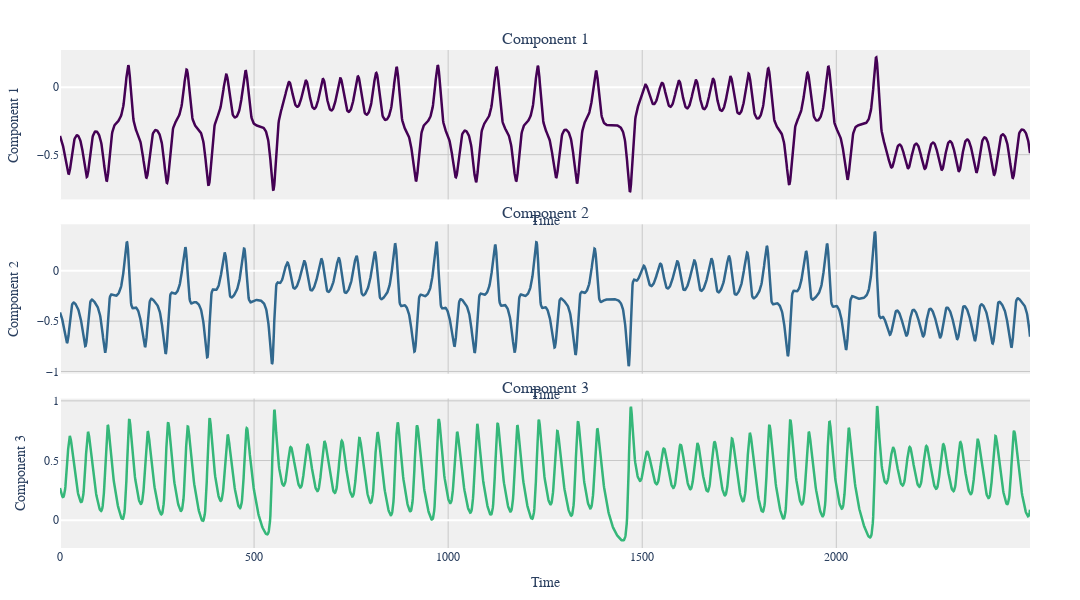
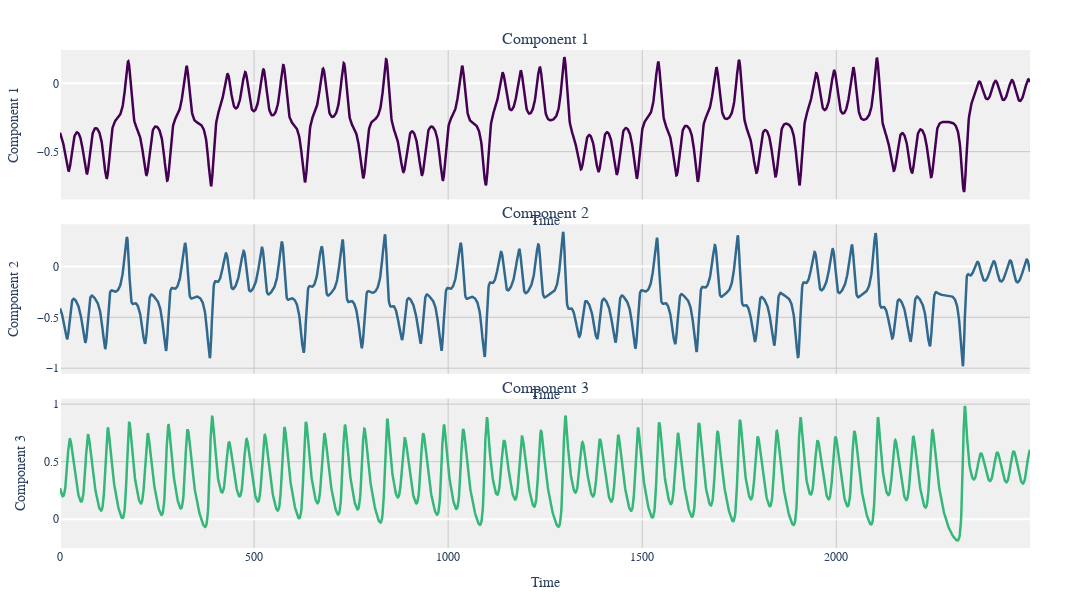

The notebook cell these images were saved under, in order:
### Code cell
viz.plot_components(data_10[47]["predictions"])
viz.plot_components(data_10[47]["true_value"])

### Figure 1 — Plotly figure (JSON) as saved in the notebook; plotly's stock layout.template omitted (floating-point values rounded to 4 significant figures; data arrays with more than 128 entries replaced by an {"elided": "..."} marker saying what was removed)
{"data": [{"hoverinfo": "x+y", "line": {"color": "#440154", "width": 2.5}, "mode": "lines", "name": "Component 1", "showlegend": false, "type": "scatter", "x": {"elided": "2500 int values"}, "xaxis": "x", "y": {"elided": "2500 float values"}, "yaxis": "y"}, {"hoverinfo": "x+y", "line": {"color": "#31688e", "width": 2.5}, "mode": "lines", "name": "Component 2", "showlegend": false, "type": "scatter", "x": {"elided": "2500 int values"}, "xaxis": "x2", "y": {"elided": "2500 float values"}, "yaxis": "y2"}, {"hoverinfo": "x+y", "line": {"color": "#35b779", "width": 2.5}, "mode": "lines", "name": "Component 3", "showlegend": false, "type": "scatter", "x": {"elided": "2500 int values"}, "xaxis": "x3", "y": {"elided": "2500 float values"}, "yaxis": "y3"}], "layout": {"annotations": [{"font": {"size": 16}, "showarrow": false, "text": "Component 1", "x": 0.5, "xanchor": "center", "xref": "paper", "y": 1, "yanchor": "bottom", "yref": "paper"}, {"font": {"size": 16}, "showarrow": false, "text": "Component 2", "x": 0.5, "xanchor": "center", "xref": "paper", "y": 0.65, "yanchor": "bottom", "yref": "paper"}, {"font": {"size": 16}, "showarrow": false, "text": "Component 3", "x": 0.5, "xanchor": "center", "xref": "paper", "y": 0.3, "yanchor": "bottom", "yref": "paper"}], "font": {"family": "Arial", "size": 12}, "height": 600, "hovermode": "x unified", "margin": {"b": 50, "l": 50, "r": 50, "t": 50}, "paper_bgcolor": "white", "plot_bgcolor": "rgb(240, 240, 240)", "title": {"font": {"family": "Arial", "size": 20}, "text": "", "x": 0.5, "xanchor": "center", "y": 0.95, "yanchor": "top"}, "width": 1080, "xaxis": {"anchor": "y", "domain": [0, 1], "gridcolor": "rgb(200, 200, 200)", "matches": "x3", "showgrid": true, "showticklabels": false, "title": {"text": "Time"}}, "xaxis2": {"anchor": "y2", "domain": [0, 1], "gridcolor": "rgb(200, 200, 200)", "matches": "x3", "showgrid": true, "showticklabels": false, "title": {"text": "Time"}}, "xaxis3": {"anchor": "y3", "domain": [0, 1], "gridcolor": "rgb(200, 200, 200)", "showgrid": true, "title": {"text": "Time"}}, "yaxis": {"anchor": "x", "domain": [0.7, 1], "gridcolor": "rgb(200, 200, 200)", "showgrid": true, "title": {"text": "Component 1"}}, "yaxis2": {"anchor": "x2", "domain": [0.35, 0.65], "gridcolor": "rgb(200, 200, 200)", "showgrid": true, "title": {"text": "Component 2"}}, "yaxis3": {"anchor": "x3", "domain": [0, 0.3], "gridcolor": "rgb(200, 200, 200)", "showgrid": true, "title": {"text": "Component 3"}}}}

### Figure 2 — Plotly figure (JSON) as saved in the notebook; plotly's stock layout.template omitted (floating-point values rounded to 4 significant figures; data arrays with more than 128 entries replaced by an {"elided": "..."} marker saying what was removed)
{"data": [{"hoverinfo": "x+y", "line": {"color": "#440154", "width": 2.5}, "mode": "lines", "name": "Component 1", "showlegend": false, "type": "scatter", "x": {"elided": "2500 int values"}, "xaxis": "x", "y": {"elided": "2500 float values"}, "yaxis": "y"}, {"hoverinfo": "x+y", "line": {"color": "#31688e", "width": 2.5}, "mode": "lines", "name": "Component 2", "showlegend": false, "type": "scatter", "x": {"elided": "2500 int values"}, "xaxis": "x2", "y": {"elided": "2500 float values"}, "yaxis": "y2"}, {"hoverinfo": "x+y", "line": {"color": "#35b779", "width": 2.5}, "mode": "lines", "name": "Component 3", "showlegend": false, "type": "scatter", "x": {"elided": "2500 int values"}, "xaxis": "x3", "y": {"elided": "2500 float values"}, "yaxis": "y3"}], "layout": {"annotations": [{"font": {"size": 16}, "showarrow": false, "text": "Component 1", "x": 0.5, "xanchor": "center", "xref": "paper", "y": 1, "yanchor": "bottom", "yref": "paper"}, {"font": {"size": 16}, "showarrow": false, "text": "Component 2", "x": 0.5, "xanchor": "center", "xref": "paper", "y": 0.65, "yanchor": "bottom", "yref": "paper"}, {"font": {"size": 16}, "showarrow": false, "text": "Component 3", "x": 0.5, "xanchor": "center", "xref": "paper", "y": 0.3, "yanchor": "bottom", "yref": "paper"}], "font": {"family": "Arial", "size": 12}, "height": 600, "hovermode": "x unified", "margin": {"b": 50, "l": 50, "r": 50, "t": 50}, "paper_bgcolor": "white", "plot_bgcolor": "rgb(240, 240, 240)", "title": {"font": {"family": "Arial", "size": 20}, "text": "", "x": 0.5, "xanchor": "center", "y": 0.95, "yanchor": "top"}, "width": 1080, "xaxis": {"anchor": "y", "domain": [0, 1], "gridcolor": "rgb(200, 200, 200)", "matches": "x3", "showgrid": true, "showticklabels": false, "title": {"text": "Time"}}, "xaxis2": {"anchor": "y2", "domain": [0, 1], "gridcolor": "rgb(200, 200, 200)", "matches": "x3", "showgrid": true, "showticklabels": false, "title": {"text": "Time"}}, "xaxis3": {"anchor": "y3", "domain": [0, 1], "gridcolor": "rgb(200, 200, 200)", "showgrid": true, "title": {"text": "Time"}}, "yaxis": {"anchor": "x", "domain": [0.7, 1], "gridcolor": "rgb(200, 200, 200)", "showgrid": true, "title": {"text": "Component 1"}}, "yaxis2": {"anchor": "x2", "domain": [0.35, 0.65], "gridcolor": "rgb(200, 200, 200)", "showgrid": true, "title": {"text": "Component 2"}}, "yaxis3": {"anchor": "x3", "domain": [0, 0.3], "gridcolor": "rgb(200, 200, 200)", "showgrid": true, "title": {"text": "Component 3"}}}}
